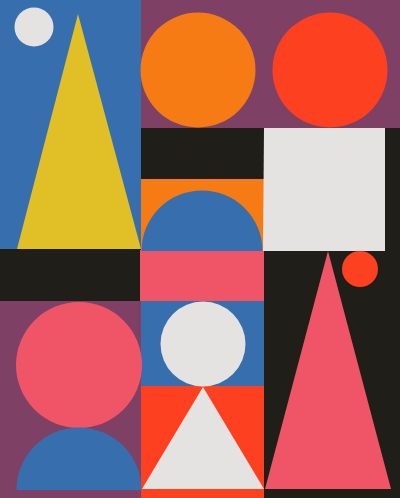
Frame 1 (no input)
Frame 60 (no input): identical to frame 1, image omitted
Frame 120 (the mouse pressed at the canvas centre since frame 60): identical to frame 1, image omitted

The p5.js sketch that drew this single still picture (run headless with seeded random() and noise() and a simulated clock; from frame 60 on, the mouse is pressed at the canvas centre):

// p5.js sketch
// ── sketch.js
//Composition sur le mot Jaune (1946)
//Auguste Herbin

//Solemne 1
//Catalina Toledo

function setup() {
  createCanvas(400, 498);//tamaño lienzo
}

function draw() {
  background(255);//fondo blanco
strokeWeight(0); //grosor línea
  
  //Definir colores 
  let azul= color(55, 110, 174);
  let negro= color(	31, 30, 24);
  let morado= color(126, 64, 101);
  let naranja= color(246, 123, 21);
  let salmón= color(240, 85, 103);
  let rojo= color(253, 64, 32);
  let grisclaro= color(228, 227, 225);
  let amarillo= color(225, 191, 38);
  
  //figuras geométricas del fondo
  fill(azul);
  rect (0, 0, 141, 249);//rectángulo azul esquina superior izquierda
  
  fill(negro);
  rect (0, 249, 141, 52);//rectángulo negro, central hacia la izq
  
  fill(morado);
  rect(0, 301, 141, 197);//rectángulo morado esquina inferior izquierda
  
  fill(morado);
  rect(141, 0, 259, 131);//rectángulo morado esquina superior derecha
  
  fill(azul);
  rect(141, 301, 123, 86);//rectángulo azul, arriba de cuadrado rojo
  
  fill(salmón);
  rect(140, 250, 124, 51);//rectángulo central salmón
  
  fill(naranja);
  rect(141, 179, 123, 72);//rectángulo central naranjo
  
  fill(negro);
  rect(141, 128, 123, 51);//rectángulo central negro
  
  fill(negro);
  rect(264, 251, 136, 247);//rectángulo negro esquina inferior derecha
  
  fill(negro);
  rect(385, 128, 15, 123);//rectángulo negro, central hacia la derecha
  
  fill(grisclaro);
  quad(264, 128, 385, 128, 385, 251, 263, 251);//cuadrado gris claro
  
  fill(rojo);
  quad(141, 386, 264, 386, 264, 498, 141, 498);//cuadrado rojo
  
  
  //figuras sobrepuestas
  fill(amarillo);
  triangle(78, 14, 17, 249, 141, 249);//triángulo grande izq
  
  fill(grisclaro);
  ellipse(34, 27, 39, 39);//circulo pequeño, al lado de triangulo grande izq
  
  fill(salmón);
  ellipse(79, 365, 126, 126);//circulo inferior izq
  
  fill(naranja);
  ellipse(198, 70, 115, 115);//circulo central superior naranja
  
  fill(rojo);
  ellipse(330, 70, 115, 115);//circulo superior derecha rojo
  
  fill(grisclaro);
  ellipse(203, 344, 85, 85);//circulo central gris
  
  fill(rojo);
  ellipse(360, 269, 36, 36);//circulo pequeño derecha
  
  fill(grisclaro);
  triangle(203, 387, 142, 489, 264, 489);//triángulo inferior central gris
  
  fill(salmón);
  triangle(328, 251, 265, 489, 391, 489);//triángulo grande esquina derecha
  
  fill(azul);
  arc(79, 490, 125, 125, PI, TWO_PI, CHORD);//medio circulo esquina inferior izq
  
  fill(azul);
  arc(202, 251, 121, 121, PI, TWO_PI, CHORD);//medio circulo central azul
}
